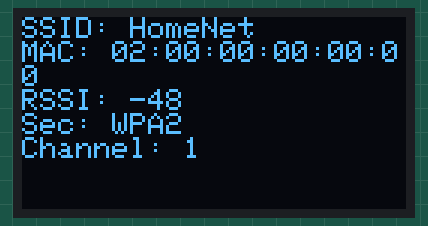
Bench run of a sketch on a simulated ESP32. Shown: 128×64 one-colour display. A WiFi scan finds three made-up networks.

Above: at 2.1 s.
At 8.2 s:
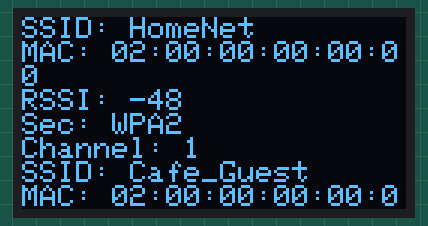
At 15.4 s:
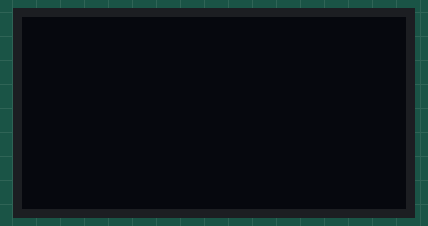

Measured:
- by itself, everything shown: repeats every 15.3 s, in 7 steps
- what the display in image 0 shows lasts 1.0 s, from 2.1 s to 3.1 s
- what the display in image 1 shows lasts 4.0 s, from 8.2 s to 12.2 s
- what the display in image 2 shows lasts 2.0 s, from 15.3 s to 17.3 s

The sketch:

ESP32-WiFiScannerCode.ino
```cpp
// Created By Fattcat
// YouTube : https://www.youtube.com/channel/UCKfToKJFq-uvI8svPX0WzYQ
// Oled Pin VCC --> ESP32 Pin 3.3 V
// Oled Pin GND --> ESP32 Pin GND
// Oled Pin SCL --> ESP32 Pin 21
// Oled Pin SDA --> ESP32 Pin 22

#include <Wire.h>
#include <Adafruit_GFX.h>
#include <Adafruit_SSD1306.h>
#include <WiFi.h>

#define OLED_ADDRESS 0x3C
#define SCREEN_WIDTH 128
#define SCREEN_HEIGHT 64

Adafruit_SSD1306 display(SCREEN_WIDTH, SCREEN_HEIGHT, &Wire, -1);

void setup() {
  if (!display.begin(SSD1306_SWITCHCAPVCC, OLED_ADDRESS)) {
    Serial.println(F("Zobrazovač SSD1306 nenačítaný."));
    for (;;);
  }

  display.setTextSize(1);
  display.setTextColor(SSD1306_WHITE);
  display.clearDisplay();
  display.display();
}

void loop() {
  int n = WiFi.scanNetworks();

  display.clearDisplay();
  display.setCursor(0, 0);

  for (int i = 0; i < n; i++) {
    display.print("SSID: ");
    display.println(WiFi.SSID(i));

    display.print("MAC: ");
    display.println(WiFi.BSSIDstr(i));

    display.print("RSSI: ");
    display.println(WiFi.RSSI(i));

    display.print("Sec: ");
    display.println(getEncryptionTypeText(WiFi.encryptionType(i)));

    display.print("Channel: ");
    display.println(WiFi.channel(i));

    display.display();

    delay(1000);
  }

  // Vyčistíme displej po každých 9 sekundách
  static unsigned long lastDisplayClearTime = 0;
  if (millis() - lastDisplayClearTime >= 14000) {
    display.clearDisplay();
    display.display();
    lastDisplayClearTime = millis();
  }
}

String getEncryptionTypeText(uint8_t encryptionType) {
  switch (encryptionType) {
    case WIFI_AUTH_OPEN:
      return "None";
    case WIFI_AUTH_WEP:
      return "WEP";
    case WIFI_AUTH_WPA_PSK:
      return "WPA";
    case WIFI_AUTH_WPA2_PSK:
      return "WPA2";
    case WIFI_AUTH_WPA_WPA2_PSK:
      return "WPA/WPA2";
    case WIFI_AUTH_WPA2_ENTERPRISE:
      return "WPA2 Enterprise";
    default:
      return "Unknown";
  }
}
```

esp32-CHANNEL-Jammer.ino
```cpp
// Well, IT DIDNT WORK CUZ esp32 WiFi lib needs to be able to do that !
```
